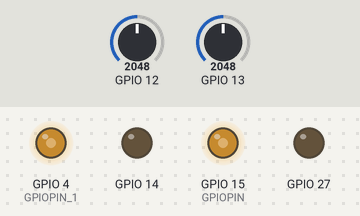
A sketch run on a simulated ESP32. On the bench: output pins drawn as LEDs (lit = HIGH). Inputs (shaded band) come from the test bench; at power-on: GPIO 12 = 2048, GPIO 13 = 2048.

Above: at 1.2 s.
1.3 s: GPIO 12 set to 2866
At 2.0 s:
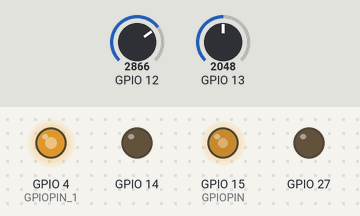
2.8 s: GPIO 13 set to 2866
At 3.2 s:
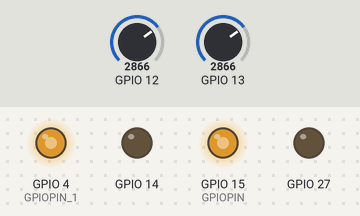
4.3 s: GPIO 12 set to 3603
At 5.5 s:
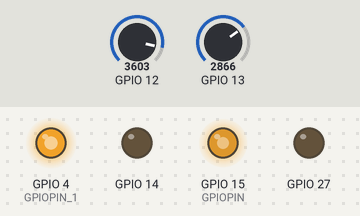
5.8 s: GPIO 13 set to 3603
At 6.7 s:
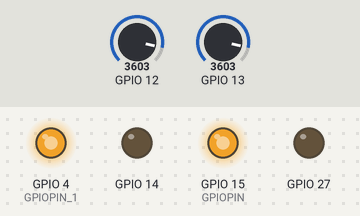
7.3 s: GPIO 12 set to 2047
At 7.8 s:
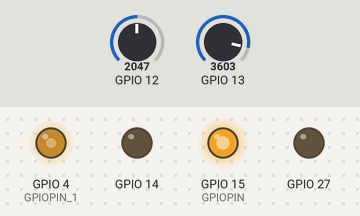
8.8 s: GPIO 13 set to 491
At 10.2 s:
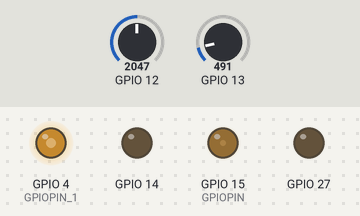
Timing chart, 0 to 11.3 s (numbered marks = the images above; inputs shaded):
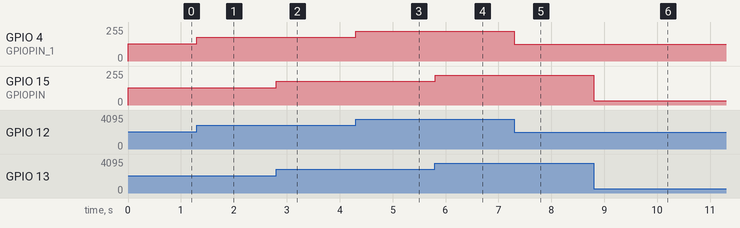

The sketch:

ESP32_PLL_SPWM.ino
```cpp
int PWM_FREQUENCY = 5000; // this variable is used to define the time period
int PWM_CHANNEL = 0; // this variable is used to select the channel number
int PWM_CHANNEL_1 = 1; // this variable is used to select the channel number
int PWM_RESOUTION = 12; // this will define the resolution of the signal
int GPIOPIN = 15 ; // GPIO to which we want to attach this channel signal
int GPIOPIN_1 = 4 ; // GPIO to which we want to attach this channel signal
int dutyCycle = 127; // it will define the width of signal or also the one time
int dutyCycle1 = 127; // it will define the width of signal or also the one time

void setup() {
  pinMode(13,INPUT);
  pinMode(14,OUTPUT);
  pinMode(27,OUTPUT);
  //pinMode(12,INPUT);
  ledcSetup(PWM_CHANNEL, PWM_FREQUENCY, PWM_RESOUTION);
  ledcAttachPin(GPIOPIN, PWM_CHANNEL);
  ledcSetup(PWM_CHANNEL_1, PWM_FREQUENCY, PWM_RESOUTION);
  ledcAttachPin(GPIOPIN_1, PWM_CHANNEL_1);
}

void loop() {
  dutyCycle = analogRead(13);
  dutyCycle1 = analogRead(12);
  ledcWrite(PWM_CHANNEL, dutyCycle);
  ledcWrite(PWM_CHANNEL_1, dutyCycle1);
  delay(1);
}
```

Measured:
- after the input at 1.3 s, GPIO 4 (GPIOPIN_1): 128/255 → 178/255 at once
- after the input at 2.8 s, GPIO 15 (GPIOPIN): 128/255 → 178/255 at once
- after the input at 4.3 s, GPIO 4 (GPIOPIN_1): 178/255 → 224/255 at once
- after the input at 5.8 s, GPIO 15 (GPIOPIN): 178/255 → 224/255 at once
- after the input at 7.3 s, GPIO 4 (GPIOPIN_1): 224/255 → 127/255 at once
- after the input at 8.8 s, GPIO 15 (GPIOPIN): 224/255 → 31/255 at once
